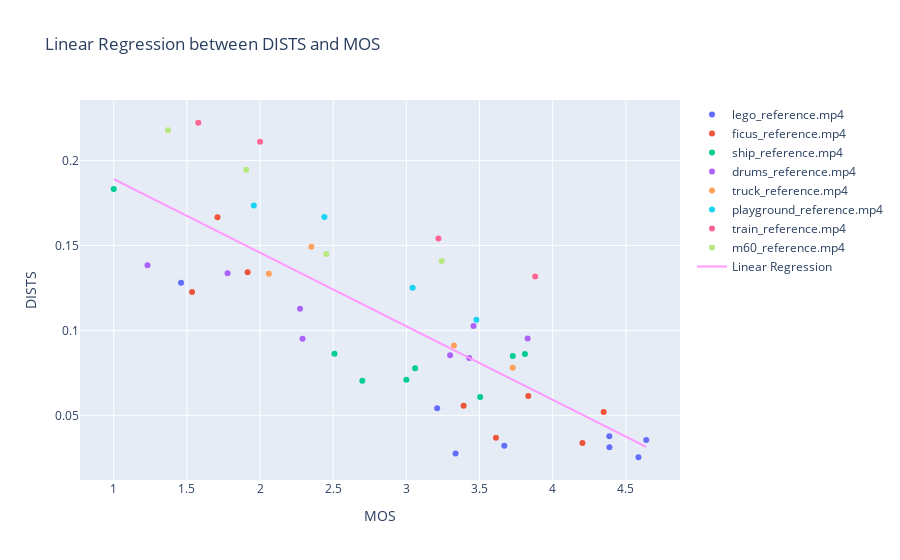

This figure's notebook cell:
### Code cell
def plot_dists_mos(df):
    x_data = df['MOS']
    y_data = df['DISTS']
    group_data = df['reference_filename']
    def sqrt_func(x, a, b):
        return a + b * x #np.sqrt(x)
    # Fit the model
    params, params_covariance = curve_fit(sqrt_func, x_data, y_data)

    # Predict using the fitted model
    x_range = np.linspace(min(x_data), max(x_data), 400)
    y_pred = sqrt_func(x_range, *params)

    # Plotting
    fig = go.Figure()

    # Color points by group. We need to create a trace for each unique group.
    unique_groups = df['reference_filename'].unique()
    for group in unique_groups:
        group_x = df[df['reference_filename'] == group]['MOS']
        group_y = df[df['reference_filename'] == group]['DISTS']
        fig.add_trace(go.Scatter(x=group_x, y=group_y, mode='markers', name=group))

    # Regression line
    fig.add_trace(go.Scatter(x=x_range, y=y_pred, mode='lines', name='Linear Regression'))

    fig.update_layout(title='Linear Regression between DISTS and MOS',
                      xaxis_title='MOS',
                      yaxis_title='DISTS')
    return fig
fig = plot_dists_mos(scores_df)
display(fig)
display(scores_df.head(3))

### Figure 1 — Plotly figure (JSON) as saved in the notebook; plotly's stock layout.template omitted (floating-point values rounded to 4 significant figures; data arrays with more than 128 entries replaced by an {"elided": "..."} marker saying what was removed)
{"data": [{"mode": "markers", "name": "lego_reference.mp4", "type": "scatter", "x": [4.64, 4.586, 4.387, 3.67, 3.336, 4.388, 3.211, 1.46], "y": [0.0355, 0.02529, 0.03768, 0.03212, 0.02749, 0.0312, 0.05412, 0.1281]}, {"mode": "markers", "name": "ficus_reference.mp4", "type": "scatter", "x": [4.349, 4.204, 3.833, 3.612, 1.535, 3.391, 1.709, 1.915], "y": [0.05196, 0.03365, 0.06137, 0.03675, 0.1226, 0.05561, 0.1666, 0.1343]}, {"mode": "markers", "name": "ship_reference.mp4", "type": "scatter", "x": [3.727, 3.81, 3.504, 3, 3.06, 2.699, 1, 2.509], "y": [0.08487, 0.08612, 0.06071, 0.07101, 0.07778, 0.07031, 0.1834, 0.08624]}, {"mode": "markers", "name": "drums_reference.mp4", "type": "scatter", "x": [3.43, 3.829, 3.459, 3.299, 1.231, 2.273, 2.291, 1.778], "y": [0.08374, 0.09528, 0.1026, 0.08533, 0.1384, 0.1127, 0.09509, 0.1336]}, {"mode": "markers", "name": "truck_reference.mp4", "type": "scatter", "x": [3.727, 3.325, 2.06, 2.35], "y": [0.07802, 0.09111, 0.1333, 0.1492]}, {"mode": "markers", "name": "playground_reference.mp4", "type": "scatter", "x": [3.479, 3.043, 2.44, 1.957], "y": [0.1062, 0.1252, 0.1668, 0.1735]}, {"mode": "markers", "name": "train_reference.mp4", "type": "scatter", "x": [3.88, 3.219, 2, 1.578], "y": [0.1318, 0.1542, 0.2112, 0.2223]}, {"mode": "markers", "name": "m60_reference.mp4", "type": "scatter", "x": [3.241, 2.453, 1.906, 1.371], "y": [0.1409, 0.145, 0.1947, 0.2179]}, {"mode": "lines", "name": "Linear Regression", "type": "scatter", "x": {"elided": "400 float values"}, "y": {"elided": "400 float values"}}], "layout": {"title": {"text": "Linear Regression between DISTS and MOS"}, "xaxis": {"title": {"text": "MOS"}}, "yaxis": {"title": {"text": "DISTS"}}}}
